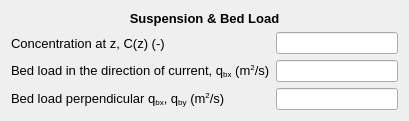
           <widget class="QWidget" name="formLayoutWidget_20">
            <property name="geometry">
             <rect>
              <x>20</x>
              <y>670</y>
              <width>409</width>
              <height>110</height>
             </rect>
            </property>
            <layout class="QFormLayout" name="formLayout_23">
             <item row="0" column="0" colspan="2">
              <widget class="QLabel" name="materialProperties_lbl_6">
               <property name="font">
                <font>
                 <family>MS Shell Dlg 2</family>
                 <pointsize>10</pointsize>
                 <weight>75</weight>
                 <bold>true</bold>
                </font>
               </property>
               <property name="text">
                <string>&lt;html&gt;&lt;head/&gt;&lt;body&gt;&lt;p align=&quot;center&quot;&gt;Suspension &amp;amp; Bed Load&lt;/p&gt;&lt;/body&gt;&lt;/html&gt;</string>
               </property>
              </widget>
             </item>
             <item row="1" column="0">
              <widget class="QLabel" name="concentration_wpc_lbl">
               <property name="font">
                <font>
                 <family>MS Shell Dlg 2</family>
                 <pointsize>10</pointsize>
                </font>
               </property>
               <property name="text">
                <string>Concentration at z, C(z) (-)</string>
               </property>
              </widget>
             </item>
             <item row="1" column="1">
              <widget class="QLineEdit" name="concentration_wpc_txt">
               <property name="readOnly">
                <bool>true</bool>
               </property>
              </widget>
             </item>
             <item row="2" column="0">
              <widget class="QLabel" name="qbx_lbl">
               <property name="font">
                <font>
                 <family>MS Shell Dlg 2</family>
                 <pointsize>10</pointsize>
                </font>
               </property>
               <property name="text">
                <string>&lt;html&gt;&lt;head/&gt;&lt;body&gt;&lt;p&gt;Bed load in the direction of current, q&lt;span style=&quot; vertical-align:sub;&quot;&gt;bx&lt;/span&gt; (m&lt;span style=&quot; vertical-align:super;&quot;&gt;2&lt;/span&gt;/s)&lt;/p&gt;&lt;/body&gt;&lt;/html&gt;</string>
               </property>
              </widget>
             </item>
             <item row="2" column="1">
              <widget class="QLineEdit" name="qbx_txt">
               <property name="readOnly">
                <bool>true</bool>
               </property>
              </widget>
             </item>
             <item row="3" column="0">
              <widget class="QLabel" name="qby_lbl">
               <property name="font">
                <font>
                 <family>MS Shell Dlg 2</family>
                 <pointsize>10</pointsize>
                </font>
               </property>
               <property name="text">
                <string>&lt;html&gt;&lt;head/&gt;&lt;body&gt;&lt;p&gt;Bed load perpendicular q&lt;span style=&quot; vertical-align:sub;&quot;&gt;bx&lt;/span&gt;, q&lt;span style=&quot; vertical-align:sub;&quot;&gt;by&lt;/span&gt; (m&lt;span style=&quot; vertical-align:super;&quot;&gt;2&lt;/span&gt;/s)&lt;/p&gt;&lt;/body&gt;&lt;/html&gt;</string>
               </property>
              </widget>
             </item>
             <item row="3" column="1">
              <widget class="QLineEdit" name="qby_txt">
               <property name="readOnly">
                <bool>true</bool>
               </property>
              </widget>
             </item>
            </layout>
           </widget>
